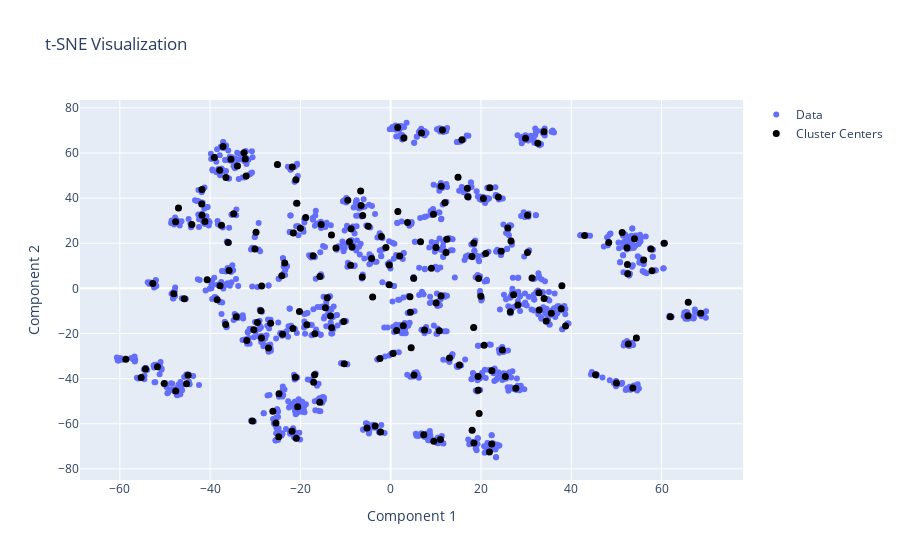

The notebook cell this image was saved under:
### Code cell
# run kmeans on tsne and get 50 clusters. Plot the data and cluster centers
# TODO running kmeans on tsne is not the best idea but works for now

from sklearn.cluster import KMeans, AgglomerativeClustering
kmeans = KMeans(n_clusters=200, random_state=42)
kmeans.fit(vis_dims)
df['cluster'] = kmeans.labels_
cluster_centers = kmeans.cluster_centers_

fig = go.Figure()
fig.add_trace(go.Scatter(
    x=vis_dims[:, 0], 
    y=vis_dims[:, 1], 
    mode='markers',
    text=df['text'],
    hoverinfo='text',
    name='Data'
))
fig.add_trace(go.Scatter(
    x=cluster_centers[:, 0], 
    y=cluster_centers[:, 1], 
    mode='markers',
    marker=dict(size=7, color='black'),
    text=[f"Cluster {i}" for i in range(20)],
    hoverinfo='text',
    name='Cluster Centers'
))

fig.update_layout(
    title="t-SNE Visualization",
    xaxis_title="Component 1",
    yaxis_title="Component 2",
    hovermode='closest' 
)
fig

### Figure 1 — Plotly figure (JSON) as saved in the notebook; plotly's stock layout.template omitted (floating-point values rounded to 4 significant figures; data arrays with more than 128 entries replaced by an {"elided": "..."} marker saying what was removed)
{"data": [{"hoverinfo": "text", "mode": "markers", "name": "Data", "text": {"elided": "1430 str values"}, "type": "scatter", "x": {"elided": "1430 float values"}, "y": {"elided": "1430 float values"}}, {"hoverinfo": "text", "marker": {"color": "black", "size": 7}, "mode": "markers", "name": "Cluster Centers", "text": ["Cluster 0", "Cluster 1", "Cluster 2", "Cluster 3", "Cluster 4", "Cluster 5", "Cluster 6", "Cluster 7", "Cluster 8", "Cluster 9", "Cluster 10", "Cluster 11", "Cluster 12", "Cluster 13", "Cluster 14", "Cluster 15", "Cluster 16", "Cluster 17", "Cluster 18", "Cluster 19"], "type": "scatter", "x": {"elided": "200 float values"}, "y": {"elided": "200 float values"}}], "layout": {"hovermode": "closest", "title": {"text": "t-SNE Visualization"}, "xaxis": {"title": {"text": "Component 1"}}, "yaxis": {"title": {"text": "Component 2"}}}}
